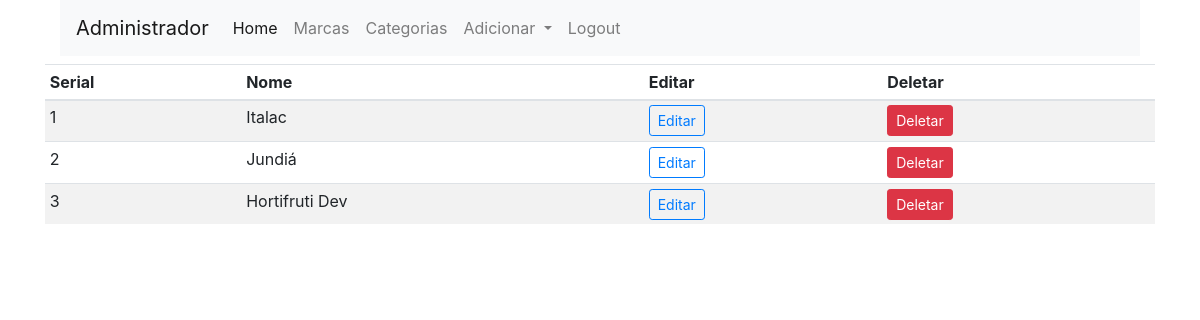
Page /marcas (signed in) on the earlier database version.
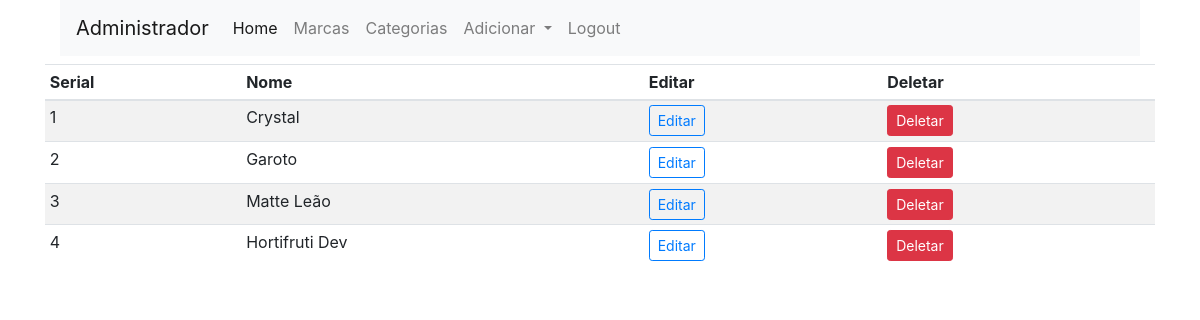
Same page on the later database version.
### loja/produtos/models.py (models this page shows)
class Marca(db.Model):
    id = db.Column(db.Integer, primary_key=True)
    name = db.Column(db.String(30),nullable=False,unique=True)

### loja/admin/rotas.py (the view)
@app.route('/marcas')
def marcas():
    if 'email' not in session:
        flash(f'Realize o login!','danger')
        return redirect(url_for('login'))
    marcas = Marca.query.order_by(Marca.id.desc()).all()
    return render_template('admin/marca.html', title = 'Pagina Marcas', marcas=marcas)

### loja/templates/admin/marca.html (shortened to what this page needs)
{% extends 'layouts.html' %}
{% block content %}
<div class="container">
<div class="container">
  <nav class="navbar navbar-expand-lg navbar-light bg-light">
      <a class="navbar-brand" href="#">Administrador</a>
      <div class="collapse navbar-collapse" id="navbarSupportedContent">
        <ul class="navbar-nav mr-auto">
          <li class="nav-item active">
            <a class="nav-link" href="/admin">Home <span class="sr-only">(current)</span></a>
          </li>
          <li class="nav-item">
            <a class="nav-link" href="/marcas">Marcas</a>
          </li>
          <li class="nav-item">
              <a class="nav-link" href="/categorias">Categorias</a>
            </li>
          <li class="nav-item dropdown">
            <a class="nav-link dropdown-toggle" href="#" id="navbarDropdown" role="button" data-toggle="dropdown" aria-haspopup="true" aria-expanded="false">
              Adicionar
            </a>
          </li>
          <li class="nav-item">
            <a class="nav-link padding-left: 10pt;" href="/admin/logout">Logout</a>
          </li>
        </ul>
      </div>
    </nav>
</div>
<div class="containter mt-2">
    <table class="table table-sm table-striped">
        <thead>
            <th>Serial</th>
            <th>Nome</th>
            <th>Editar</th>
            <th>Deletar</th>
        </thead>
        <tbody>
            {% if marcas %}
            {% for marca in marcas %}
            <tr>
                <td>{{loop.index}}</td>
                <td>{{marca.name}}</td>
                <td><a href="{{url_for('updatemarca', id=marca.id)}}" class="btn btn-sm btn-outline-primary">Editar</a></td>
                <td>
                  <button type="button" class="btn btn-danger btn-sm" data-toggle="modal" data-target="#exampleModal{{marca.id}}">
                    Deletar
                  </button>
                </td>
            </tr>
            {% endfor %}
            {% endif %}
        </tbody>
    </table>
</div>
</div>
{% endblock content %}

Differences in the rows shown:
removed Marca: name "Italac"
added Marca: name "Crystal"
added Marca: name "Garoto"
changed Marca: name "Jundiá" → "Matte Leão"
